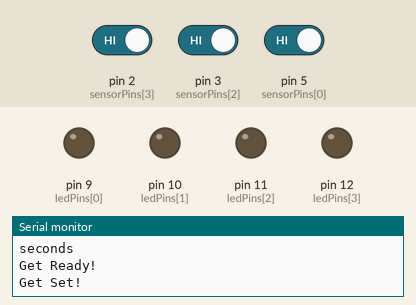
Recording of a sketch running on a simulated Arduino Uno, built with avr-gcc and run on an emulated ATmega328P. On the bench: output pins drawn as LEDs (lit = HIGH), the last lines printed to the serial monitor. The test bench sets the inputs (shaded band); at power-on: pin 5 (sensorPins[0]) HIGH, pin 2 (sensorPins[3]) HIGH, pin 3 (sensorPins[2]) HIGH. Random numbers use the default seed unless the sketch sets one.

Above: at 18.0 s.
18.1 s: pin 5 (sensorPins[0]) driven LOW
At 21.1 s:
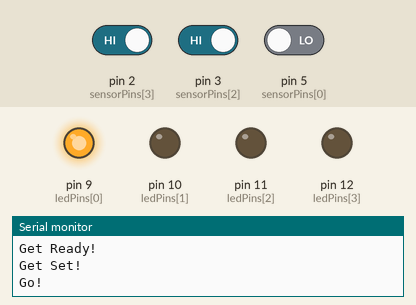
28.3 s: pin 5 (sensorPins[0]) driven HIGH
At 29.1 s:
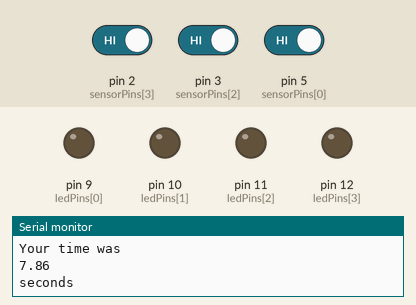
Timing chart, 0 to 31.3 s (numbered marks = the images above; inputs shaded):
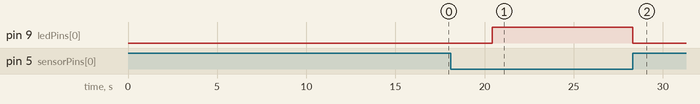

Measured:
- after the input at 18.1 s, pin 9 (ledPins[0]): LOW → HIGH after 2.3 s
- after the input at 28.3 s, pin 9 (ledPins[0]): HIGH → LOW at once

The sketch:

sketch_jan9a_copy_20240112013920.ino
```cpp
int ledPins[] = {9, 10, 11, 12};
int sensorPins[] = {5,4,3,2};
int ranLED;
int ranDelay = 0;
float realTime;

void setup() {
  Serial.begin(9600);
  for (int i = 0; i < 4; i++) {
    pinMode(ledPins[i], OUTPUT);
    pinMode(sensorPins[i], INPUT);
  }
  randomSeed(analogRead(0));
}

void loop() {


  Serial.println("Push the button to start game");

  while (digitalRead(sensorPins[0]) == 0 && digitalRead(sensorPins[1]) == 0 &&
         digitalRead(sensorPins[2]) == 0 && digitalRead(sensorPins[3]) == 0) {
  }

  for (int i = 0; i < 4; i++) {

    ranLED = random(0,4);
    blinkLED(ledPins[ranLED], sensorPins[ranLED]);
  }
}

void blinkLED(int ledPin, int sensorPin) {
  Serial.println("Get Ready!");
  delay(1000);
  Serial.println("Get Set!");
  delay(1000);
  ranDelay = random(5000);
  delay(ranDelay);
  Serial.println("Go!");

  realTime = millis();
  digitalWrite(ledPin, HIGH);

  while (digitalRead(sensorPin) == 0) {
  }

  digitalWrite(ledPin, LOW);
  Serial.println("Your time was");
  realTime = millis() - realTime;
  Serial.println(realTime / 1000, 2);
  Serial.println("seconds");
  delay(2000);
}
```
